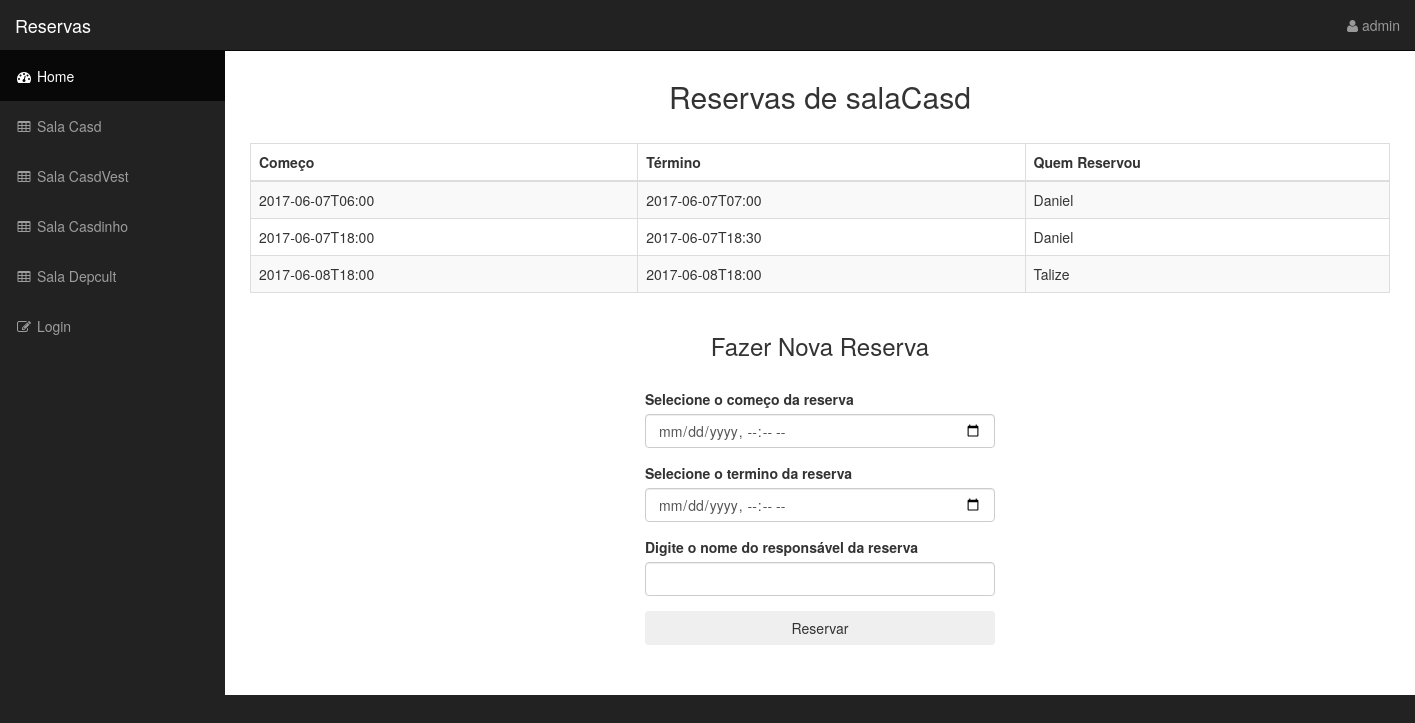
Page /salaCasd/ (signed in) on the committed database.
### reservations/models.py (models this page shows)
class salaCasd(models.Model):
	comecoReserva = models.CharField(max_length=64)
	terminoReserva = models.CharField(max_length=64)
	donoReserva = models.CharField(max_length=64)

### reservations/views.py (the view)
# urls.py: url(r'^salaCasd/$', views.salaCasd, name='salaCasd'),
def salaCasd(request):
	if request.method == "POST":
		makeReserva('reservations_salacasd', request.POST.get('comecoReserva'), request.POST.get('terminoReserva'), request.POST.get('donoReserva'))
	listaReservas = getReservas('reservations_salacasd')
	content = {
		'name': 'salaCasd',
		'username': request.user.username,
		'reservas': listaReservas
	}
	return render(request, 'reservations/makeReservation.html', content)

### reservations/views.py (called while the page is built)
def getReservas(table):
	return models.salaCasd.objects.raw("SELECT id, comecoReserva, terminoReserva, donoReserva FROM "+table+" ORDER BY comecoReserva ASC")

### reservations/templates/reservations/makeReservation.html (shortened to what this page needs)
{%extends 'reservations/header.html' %}
{%block content%}
<h2 class="text-center">Reservas de {{name}}</h2>
<br>
<div class="table-responsive">
<table class="table table-bordered table-hover table-striped">
    <thead>
        <tr>
            <th>Começo</th>
            <th>Término</th>
            <th>Quem Reservou</th>
        </tr>
    </thead>
    <tbody>
    {% for reserva in reservas %}
        <tr>
            <td>{{reserva.comecoReserva}}</td>
            <td>{{reserva.terminoReserva}}</td>
            <td>{{reserva.donoReserva}}</td>
        </tr>
    {%endfor%}
    </tbody>
</table>
</div>
<div class="col-xs-4 col-xs-offset-4">
    <h3 class="text-center">Fazer Nova Reserva</h3>
    <br>
    <form method="post">
        <div class="form-group">
            <label>Selecione o começo da reserva</label>
            <input class="form-control" type="datetime-local" name="comecoReserva" >
        </div>
        <div class="form-group">
            <label>Selecione o termino da reserva</label>
            <input class="form-control" type="datetime-local" name="terminoReserva" >
        </div>
        <div class="form-group">
            <label>Digite o nome do responsável da reserva</label>
            <input class="form-control" type="text" name="donoReserva" >
        </div>
        <button class="btn btn-block btn-outline" type="submit">Reservar</button>
    </form>
    <br>
    <br>
</div>
{%endblock%}

### reservations/templates/reservations/header.html (shortened to what this page needs)
<!DOCTYPE html>
<html lang="pt">
<head>
    {% load staticfiles %}
    <link href="{% static '/css/bootstrap.min.css' %}" rel="stylesheet">
    <link href="{% static '/css/sb-admin.css' %}" rel="stylesheet">
    <link href="{% static 'font-awesome/css/font-awesome.min.css' %}" rel="stylesheet">
</head>
<body>
    <div id="wrapper">
        <nav class="navbar navbar-inverse navbar-fixed-top" role="navigation">
            <div class="navbar-header">
                <a class="navbar-brand" href="index.html">Reservas</a>
            </div>
            <ul class="nav navbar-right top-nav">
                <li class="dropdown">
                    <a href="#" data-toggle="dropdown"><i class="fa fa-user"></i> {{username}} {% if user.is_anonymous %} Anônimo {%endif%}</a>
                </li>
            </ul>
            <div class="collapse navbar-collapse navbar-ex1-collapse">
                <ul class="nav navbar-nav side-nav">
                    {%if name != 'dashboard'%}
                        <li class="active">
                            <a href="/"><i class="fa fa-fw fa-dashboard"></i> Home</a>
                        </li>
                        <li >
                            <a href="/salaCasd"><i class="fa fa-fw fa-table"></i> Sala Casd</a>
                        </li>
                        <li >
                            <a href="/salaCasdVest"><i class="fa fa-fw fa-table"></i> Sala CasdVest</a>
                        </li>
                        <li >
                            <a href="/salaCasdinho"><i class="fa fa-fw fa-table"></i> Sala Casdinho</a>
                        </li>
                        <li >
                            <a href="/salaDepCult"><i class="fa fa-fw fa-table"></i> Sala Depcult</a>
                        </li>
                        <li >
                            <a href="/login"><i class="fa fa-fw fa-edit"></i> Login</a>
                        </li>
                    {%endif%}
                </ul>
            </div>
        </nav>
        <div id="page-wrapper">
            <div class="container">
                {%block content%}
                {%endblock%}
            </div>
        </div>
    </div>
    {% load staticfiles %}
</body>
</html>

### reservations/static/css/sb-admin.css (style rules this page uses)
body { margin-top: 100px; background-color: #222; }
@media (min-width:768px) { body { margin-top: 50px; } }
#wrapper { padding-left: 0; }
#page-wrapper { width: 100%; padding: 0; background-color: #fff; }
@media (min-width:768px) { #wrapper { padding-left: 225px; } }
@media (min-width:768px) { #page-wrapper { padding: 10px; } }
.top-nav { padding: 0 15px; }
.top-nav>li { display: inline-block; float: left; }
.top-nav>li>a { padding-top: 15px; padding-bottom: 15px; line-height: 20px; color: #999; }
@media (min-width:768px) { .side-nav { position: fixed; top: 51px; left: 225px; width: 225px; margin-left: -225px; border: none; border-radius: 0; overflow-y: auto; background-color: #222; bottom: 0; overflow-x: hidden; padding-bottom: 40px; } }
@media (min-width:768px) { .side-nav>li>a { width: 225px; } }

### rows in the picture
salaCasd: comecoReserva "2017-06-07T06:00", terminoReserva "2017-06-07T07:00", donoReserva "Daniel"
salaCasd: comecoReserva "2017-06-07T18:00", terminoReserva "2017-06-07T18:30", donoReserva "Daniel"
salaCasd: comecoReserva "2017-06-08T18:00", terminoReserva "2017-06-08T18:00", donoReserva "Talize"

### other values in the picture
{{ username }} "admin"
{{ name }} "salaCasd"
